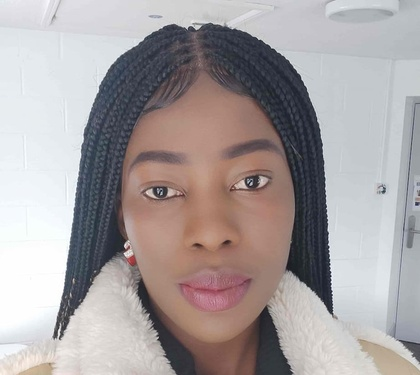
%> input picture photo1.jpg, 420 x 375 px, shrunk from 922 x 824 before the run
$ octave --eval "result = get_gray_edge(rgb2gray(imread('photo1.jpg')));"   (GNU Octave 9; MATLAB toolbox functions it lacks are replaced by stand-ins)
%> lines starting %> are read from the running program, lines starting %| are printed output that depends on the picture; in (x1, y1, x2, y2) boxes, pixels count from 0 and x2, y2 are one past the last pixel; in counts of white or black regions, pixels touching at a corner belong together; the program's own positions count from 1
function [gray_seg, gray_edge] = get_gray_edge(grayImg)
    [row, col, ~] = size(grayImg);
%> row = 375; col = 420
    %{
    row = 824, col = 922, dim = 1
    when I checked the improfile of the grayscale, my face had values of
    between 110 and 170
    %}
    thresh1 = 110;
    thresh2 = 170;

    for i=1:row
        for j=1:col
            if (grayImg(i,j)>thresh1 && grayImg(i,j)<thresh2)
                grayImg(i,j)=255; % for skin tone
            else
                grayImg(i,j)=0; % for background
            end
        end
    end
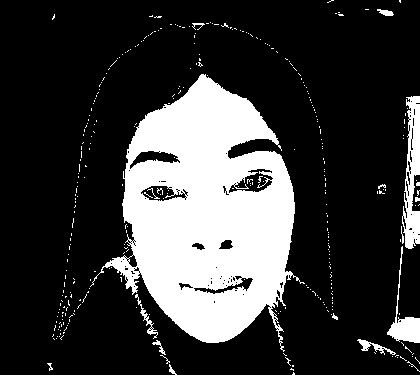
%> grayImg: size 375x420 uint8; 23% white; 333 white regions (318 under 20 px), largest, box (x1, y1, x2, y2) and area: (90, 74, 305, 352) 32213, (402, 96, 420, 249) 1675, (387, 246, 420, 343) 766
    se = strel('disk', 2);
    erodedMask = imerode(grayImg, se);
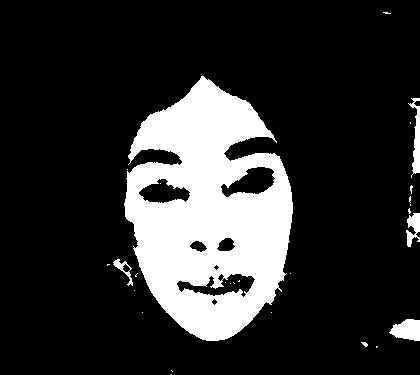
%> erodedMask: size 375x420 uint8; 18.8% white; 26 white regions (20 under 20 px), largest, box (x1, y1, x2, y2) and area: (124, 76, 293, 341) 28192, (389, 319, 420, 341) 495, (408, 98, 420, 178) 423, (406, 213, 420, 247) 292, (113, 259, 133, 286) 151, (361, 342, 368, 347) 21
    gray_seg = imdilate(erodedMask, se);
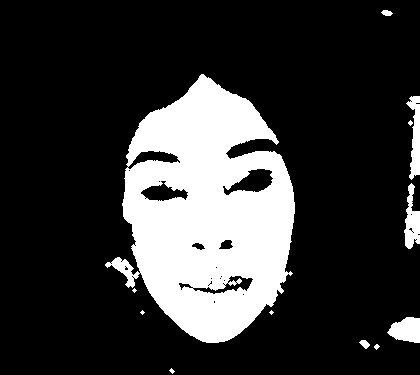
%> gray_seg: size 375x420 uint8; 21.3% white; 12 white regions (5 under 20 px), largest, box (x1, y1, x2, y2) and area: (105, 74, 295, 343) 31416, (406, 96, 420, 180) 659, (387, 317, 420, 343) 629
    gray_edge = edge(gray_seg,"roberts");
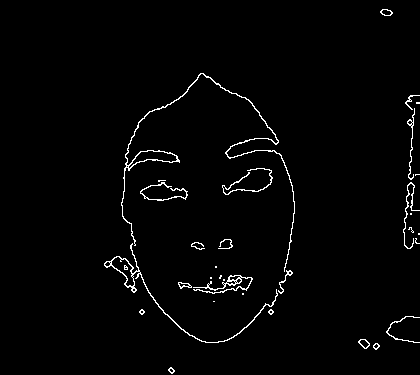
%> gray_edge: size 375x420 logical; 1.8% white in thin lines or dots, all inside (x1, y1, x2, y2) = (104, 9, 420, 374)
end
